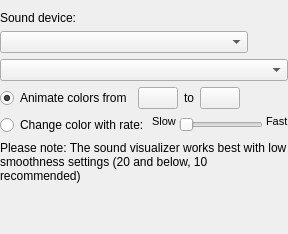
          <widget class="QWidget" name="page_3">
           <layout class="QVBoxLayout" name="verticalLayout_4">
            <property name="leftMargin">
             <number>0</number>
            </property>
            <property name="rightMargin">
             <number>0</number>
            </property>
            <item>
             <widget class="QLabel" name="label_4">
              <property name="text">
               <string>Sound device:</string>
              </property>
             </widget>
            </item>
            <item>
             <layout class="QHBoxLayout" name="horizontalLayout_15">
              <item>
               <widget class="QComboBox" name="comboBox_SoundVizDevice"/>
              </item>
              <item>
               <widget class="QPushButton" name="pushButton_SoundVizDeviceHelp">
                <property name="sizePolicy">
                 <sizepolicy hsizetype="Fixed" vsizetype="Fixed">
                  <horstretch>0</horstretch>
                  <verstretch>0</verstretch>
                 </sizepolicy>
                </property>
                <property name="whatsThis">
                 <string>By default, on macOS this feature is limited to input devices (mic, line-in...), a third party software (such as Soundflower etc) is needed to redirect desktop sound into a virtual input that can be used here. The device has to support Linear PCM, 44100Hz (or 32000, 48000) sample rate and 16 (or 24, 32) bits per channel.</string>
                </property>
                <property name="styleSheet">
                 <string notr="true">margin:0;</string>
                </property>
                <property name="text">
                 <string/>
                </property>
                <property name="icon">
                 <iconset resource="../res/LightpackResources.qrc">
                  <normaloff>:/icons/help.png</normaloff>:/icons/help.png</iconset>
                </property>
                <property name="flat">
                 <bool>true</bool>
                </property>
               </widget>
              </item>
             </layout>
            </item>
            <item>
             <widget class="QComboBox" name="comboBox_SoundVizVisualizer"/>
            </item>
            <item>
             <layout class="QHBoxLayout" name="horizontalLayout_11">
              <item>
               <widget class="QRadioButton" name="radioButton_SoundVizConstantMode">
                <property name="text">
                 <string>Animate colors from</string>
                </property>
                <property name="checked">
                 <bool>true</bool>
                </property>
               </widget>
              </item>
              <item>
               <widget class="ColorButton" name="pushButton_SelectColorSoundVizMin">
                <property name="sizePolicy">
                 <sizepolicy hsizetype="Maximum" vsizetype="Fixed">
                  <horstretch>0</horstretch>
                  <verstretch>0</verstretch>
                 </sizepolicy>
                </property>
                <property name="text">
                 <string/>
                </property>
                <property name="flat">
                 <bool>false</bool>
                </property>
               </widget>
              </item>
              <item>
               <widget class="QLabel" name="label_10">
                <property name="text">
                 <string>to</string>
                </property>
               </widget>
              </item>
              <item>
               <widget class="ColorButton" name="pushButton_SelectColorSoundVizMax">
                <property name="sizePolicy">
                 <sizepolicy hsizetype="Maximum" vsizetype="Fixed">
                  <horstretch>0</horstretch>
                  <verstretch>0</verstretch>
                 </sizepolicy>
                </property>
                <property name="text">
                 <string/>
                </property>
                <property name="flat">
                 <bool>false</bool>
                </property>
               </widget>
              </item>
              <item>
               <spacer name="horizontalSpacer_6">
                <property name="orientation">
                 <enum>Qt::Horizontal</enum>
                </property>
                <property name="sizeHint" stdset="0">
                 <size>
                  <width>40</width>
                  <height>20</height>
                 </size>
                </property>
               </spacer>
              </item>
             </layout>
            </item>
            <item>
             <layout class="QHBoxLayout" name="horizontalLayout_13">
              <property name="spacing">
               <number>3</number>
              </property>
              <item>
               <widget class="QRadioButton" name="radioButton_SoundVizLiquidMode">
                <property name="text">
                 <string>Change color with rate:</string>
                </property>
               </widget>
              </item>
              <item>
               <widget class="QLabel" name="label_slowSoundVizLiquidSpeed">
                <property name="font">
                 <font>
                  <pointsize>8</pointsize>
                 </font>
                </property>
                <property name="styleSheet">
                 <string notr="true">margin-bottom:0.4em; margin-left:0.5em</string>
                </property>
                <property name="text">
                 <string>Slow</string>
                </property>
                <property name="alignment">
                 <set>Qt::AlignLeading|Qt::AlignLeft|Qt::AlignTop</set>
                </property>
               </widget>
              </item>
              <item>
               <widget class="QSlider" name="horizontalSlider_SoundVizLiquidSpeed">
                <property name="enabled">
                 <bool>false</bool>
                </property>
                <property name="minimum">
                 <number>1</number>
                </property>
                <property name="maximum">
                 <number>100</number>
                </property>
                <property name="orientation">
                 <enum>Qt::Horizontal</enum>
                </property>
               </widget>
              </item>
              <item>
               <widget class="QLabel" name="label_fastSoundVizLiquidSpeed">
                <property name="font">
                 <font>
                  <pointsize>8</pointsize>
                 </font>
                </property>
                <property name="styleSheet">
                 <string notr="true">margin-bottom:0.4em;</string>
                </property>
                <property name="text">
                 <string>Fast</string>
                </property>
                <property name="alignment">
                 <set>Qt::AlignLeading|Qt::AlignLeft|Qt::AlignTop</set>
                </property>
               </widget>
              </item>
             </layout>
            </item>
            <item>
             <widget class="QLabel" name="label_SoundvizLightpackSmoothnessNote">
              <property name="text">
               <string>Please note: The sound visualizer works best with low smoothness settings (20 and below, 10 recommended)</string>
              </property>
              <property name="wordWrap">
               <bool>true</bool>
              </property>
             </widget>
            </item>
            <item>
             <spacer name="verticalSpacer_9">
              <property name="orientation">
               <enum>Qt::Vertical</enum>
              </property>
              <property name="sizeHint" stdset="0">
               <size>
                <width>20</width>
                <height>40</height>
               </size>
              </property>
             </spacer>
            </item>
           </layout>
          </widget>
